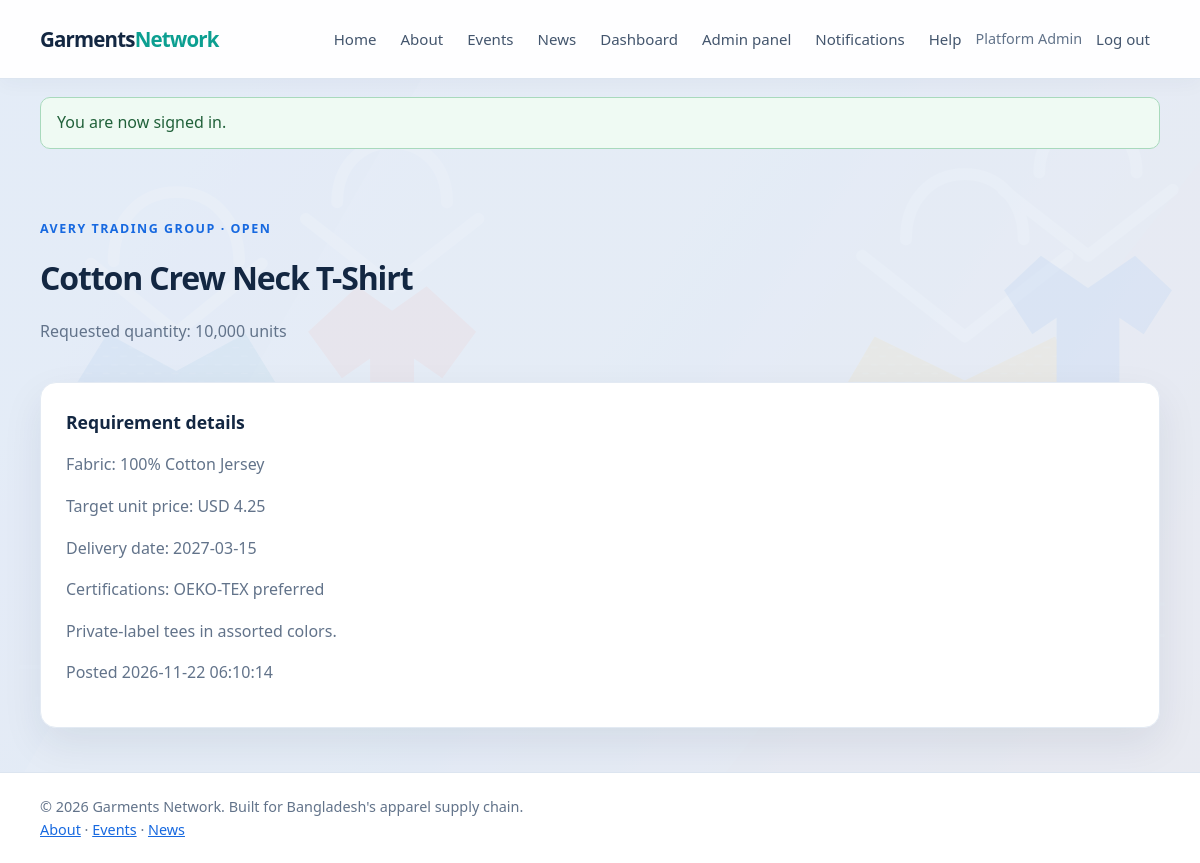
Page /requirements/view.php?id=1 (signed in) on the committed database.
### tables this page shows
CREATE TABLE users (
    id BIGINT UNSIGNED AUTO_INCREMENT PRIMARY KEY,
    role_id TINYINT UNSIGNED NOT NULL,
    name VARCHAR(120) NOT NULL,
    email VARCHAR(190) NOT NULL UNIQUE,
    password_hash VARCHAR(255) NOT NULL,
    status ENUM('active', 'suspended') NOT NULL DEFAULT 'active',
    created_at TIMESTAMP NOT NULL DEFAULT CURRENT_TIMESTAMP,
    updated_at TIMESTAMP NOT NULL DEFAULT CURRENT_TIMESTAMP ON UPDATE CURRENT_TIMESTAMP,
    CONSTRAINT fk_users_role FOREIGN KEY (role_id) REFERENCES roles(id),
    INDEX idx_users_role_status (role_id, status)
);

CREATE TABLE requirements (
    id BIGINT UNSIGNED AUTO_INCREMENT PRIMARY KEY,
    buyer_id BIGINT UNSIGNED NOT NULL,
    product_name VARCHAR(190) NOT NULL,
    quantity INT UNSIGNED NOT NULL,
    fabric VARCHAR(120) NULL,
    target_price DECIMAL(12,2) NULL,
    currency CHAR(3) NOT NULL DEFAULT 'USD',
    delivery_date DATE NULL,
    certification_needed VARCHAR(255) NULL,
    details TEXT NULL,
    status ENUM('draft', 'open', 'closed') NOT NULL DEFAULT 'open',
    created_at TIMESTAMP NOT NULL DEFAULT CURRENT_TIMESTAMP,
    CONSTRAINT fk_requirements_buyer FOREIGN KEY (buyer_id) REFERENCES users(id) ON DELETE CASCADE,
    INDEX idx_requirements_status_date (status, created_at),
    INDEX idx_requirements_buyer (buyer_id, created_at)
);

CREATE TABLE companies (
    id BIGINT UNSIGNED AUTO_INCREMENT PRIMARY KEY,
    owner_user_id BIGINT UNSIGNED NOT NULL UNIQUE,
    name VARCHAR(190) NOT NULL,
    description TEXT NULL,
    location VARCHAR(190) NOT NULL,
    website VARCHAR(255) NULL,
    phone VARCHAR(40) NULL,
    logo_path VARCHAR(255) NULL,
    cover_image_path VARCHAR(255) NULL,
    capacity_per_month INT UNSIGNED NULL,
    moq INT UNSIGNED NULL,
    lead_time_days SMALLINT UNSIGNED NULL,
    verification_status ENUM('unverified', 'pending', 'verified', 'rejected') NOT NULL DEFAULT 'unverified',
    verification_remarks TEXT NULL,
    created_at TIMESTAMP NOT NULL DEFAULT CURRENT_TIMESTAMP,
    updated_at TIMESTAMP NOT NULL DEFAULT CURRENT_TIMESTAMP ON UPDATE CURRENT_TIMESTAMP,
    CONSTRAINT fk_companies_owner FOREIGN KEY (owner_user_id) REFERENCES users(id) ON DELETE CASCADE,
    INDEX idx_companies_location (location),
    INDEX idx_companies_verification (verification_status)
);

### includes/functions.php (called while the page is built, shortened)
<?php
function e(?string $value): string
{
    return htmlspecialchars($value ?? '', ENT_QUOTES | ENT_SUBSTITUTE, 'UTF-8');
}
function app_url(string $path = ''): string
{
    $projectRoot = realpath(__DIR__ . DIRECTORY_SEPARATOR . '..');
    $base = '';
    $scriptFile = isset($_SERVER['SCRIPT_FILENAME']) ? realpath($_SERVER['SCRIPT_FILENAME']) : false;
    $scriptName = str_replace('\\', '/', (string) ($_SERVER['SCRIPT_NAME'] ?? ''));
    if ($projectRoot !== false && $scriptFile !== false) {
        $normalizedRoot = rtrim(str_replace('\\', '/', $projectRoot), '/');
        $normalizedScript = str_replace('\\', '/', $scriptFile);
        $rootPrefix = $normalizedRoot . '/';
        if (stripos($normalizedScript, $rootPrefix) === 0) {
            $relativeScript = substr($normalizedScript, strlen($rootPrefix));
            if ($relativeScript !== '' && strlen($scriptName) >= strlen($relativeScript)) {
                $scriptSuffix = substr($scriptName, -strlen($relativeScript));
                if (strcasecmp($scriptSuffix, $relativeScript) === 0) {
                    $base = rtrim(substr($scriptName, 0, -strlen($relativeScript)), '/');
                }
            }
        }
        if ($base === '') {
            $documentRoot = isset($_SERVER['DOCUMENT_ROOT']) ? realpath($_SERVER['DOCUMENT_ROOT']) : false;
            $normalizedDocumentRoot = $documentRoot === false
                ? ''
                : rtrim(str_replace('\\', '/', $documentRoot), '/');
            $normalizedProject = str_replace('\\', '/', $projectRoot);
        }
    }
    $path = ltrim($path, '/');
    return $base . ($path === '' ? '' : '/' . $path);
}
function take_flash(): ?array
{
    $flash = $_SESSION['flash'];
    return $flash;
}

### includes/auth.php (called while the page is built, shortened)
<?php
require_once __DIR__ . '/db.php';
require_once __DIR__ . '/functions.php';
function current_user(): ?array
{
    static $checked = false;
    static $cachedUser = null;
    if ($checked) {
        return $cachedUser;
    }
    $checked = true;
    $statement = db()->prepare(
        'SELECT users.id, users.name, users.email, users.status, roles.slug AS role
         FROM users INNER JOIN roles ON roles.id = users.role_id
         WHERE users.id = :user_id LIMIT 1'
    );
    $statement->execute(['user_id' => $_SESSION['user']['id']]);
    $user = $statement->fetch();
    unset($user['status']);
    $cachedUser = $user;
    return $cachedUser;
}

### includes/db.php (called while the page is built, shortened)
<?php
function db(): PDO
{
    static $connection = null;
    if ($connection instanceof PDO) {
        return $connection;
    }
    $host = getenv('DB_HOST') ?: '127.0.0.1';
    $database = getenv('DB_NAME') ?: 'garments_network';
    $username = getenv('DB_USER') ?: 'root';
    $password = getenv('DB_PASSWORD') ?: '';
    $charset = 'utf8mb4';
    $dsn = "mysql:host={$host};dbname={$database};charset={$charset}";
    $connection = new PDO($dsn, $username, $password, [
        PDO::ATTR_ERRMODE => PDO::ERRMODE_EXCEPTION,
        PDO::ATTR_DEFAULT_FETCH_MODE => PDO::FETCH_ASSOC,
        PDO::ATTR_EMULATE_PREPARES => false,
    ]);
    return $connection;
}

### includes/domain.php (called while the page is built, shortened)
<?php
require_once __DIR__ . '/auth.php';
function money_format_value($amount, string $currency): string
{
    return e($currency) . ' ' . number_format((float) $amount, 2);
}

### requirements/view.php (the view, shortened to what this page needs)
<?php
require_once __DIR__ . '/../includes/domain.php';
$requirementId = filter_var($_GET['id'] ?? null, FILTER_VALIDATE_INT);
$statement = db()->prepare(
    'SELECT requirements.*, users.name AS buyer_name, companies.name AS buyer_company
     FROM requirements
     INNER JOIN users ON users.id = requirements.buyer_id
     LEFT JOIN companies ON companies.owner_user_id = users.id
     WHERE requirements.id = :requirement_id LIMIT 1'
);
$statement->execute(['requirement_id' => $requirementId]);
$requirement = $statement->fetch();
$user = current_user();
require __DIR__ . '/../includes/header.php';
?>
<main class="container">
    <section class="page-heading">
        <p class="eyebrow"><?= e($requirement['buyer_company'] ?? $requirement['buyer_name']) ?> · <?= e(ucfirst($requirement['status'])) ?></p>
        <h1><?= e($requirement['product_name']) ?></h1>
        <p>Requested quantity: <?= number_format((int) $requirement['quantity']) ?> units</p>
    </section>
    <section class="card">
        <h2>Requirement details</h2>
        <p>Fabric: <?= e($requirement['fabric'] ?? 'Flexible') ?></p>
        <p>Target unit price: <?= e(money_format_value($requirement['target_price'], $requirement['currency'])) ?></p>
        <p>Delivery date: <?= e($requirement['delivery_date'] ?? 'To be confirmed') ?></p>
        <p>Certifications: <?= e($requirement['certification_needed'] ?? 'No specific certification requested') ?></p>
        <p><?= nl2br(e($requirement['details'] ?? 'No additional notes provided.')) ?></p>
        <p>Posted <?= e($requirement['created_at']) ?></p>
    </section>
</main>
<?php require __DIR__ . '/../includes/footer.php'; ?>

### includes/header.php (shortened to what this page needs)
<?php
require_once __DIR__ . '/auth.php';
$signedInUser = current_user();
$flashMessage = take_flash();
?>
<!doctype html>
<html lang="en">
<head>
    <link rel="stylesheet" href="<?= e(app_url('assets/css/style.css')) ?>">
</head>
<body>
<header class="site-header">
    <div class="container nav-wrap">
        <a class="brand" href="<?= e(app_url('index.php')) ?>">Garments<span>Network</span></a>
        <nav aria-label="Main navigation">
            <a href="<?= e(app_url('index.php')) ?>">Home</a>
            <a href="<?= e(app_url('about.php')) ?>">About</a>
            <a href="<?= e(app_url('events/index.php')) ?>">Events</a>
            <a href="<?= e(app_url('news/index.php')) ?>">News</a>
            <?php if ($signedInUser !== null): ?>
                <a href="<?= e(app_url('dashboard.php')) ?>">Dashboard</a>
                <?php if ($signedInUser['role'] === 'admin'): ?>
                    <a href="<?= e(app_url('admin/index.php')) ?>">Admin panel</a>
                <?php endif; ?>
                <?php
                $unreadStatement = db()->prepare('SELECT COUNT(*) FROM notifications WHERE user_id = :user_id AND read_at IS NULL');
                $unreadStatement->execute(['user_id' => $signedInUser['id']]);
                $unreadCount = (int) $unreadStatement->fetchColumn();
                ?>
                <a href="<?= e(app_url('notifications/index.php')) ?>">Notifications<?= $unreadCount > 0 ? ' (' . $unreadCount . ')' : '' ?></a>
                <a href="<?= e(app_url('complaints/index.php')) ?>">Help</a>
                <span class="nav-user"><?= e($signedInUser['name']) ?></span>
                <form class="nav-form" method="post" action="<?= e(app_url('auth/logout.php')) ?>">
                    <button class="link-button" type="submit">Log out</button>
                </form>
            <?php else: ?>
                <a href="<?= e(app_url('auth/login.php')) ?>">Log in</a>
                <a class="nav-cta" href="<?= e(app_url('auth/register.php')) ?>">Register</a>
            <?php endif; ?>
        </nav>
    </div>
</header>
<?php if ($flashMessage !== null): ?>
    <div class="container">
        <div class="alert alert-<?= e($flashMessage['type']) ?>" role="status"><?= e($flashMessage['message']) ?></div>
    </div>
<?php endif; ?>

### assets/css/style.css (style rules this page uses)
:root { color-scheme: light; --blue: #1769e0; --blue-dark: #104fae; --ink: #132742; --muted: #62738a; --border: #dce5f0; --surface: #ffffff; --background: #e8eef7; --teal: #0c9f91; --amber: #f2a900; --coral: #ef6b55; --shadow: 0 16px 40px rgba(19, 39, 66, .08); }
* { box-sizing: border-box; }
body { margin: 0; background: var(--background); color: var(--ink); font: 16px/1.6 "Segoe UI", Arial, sans-serif; }
a { color: var(--blue); }
.container { width: min(1120px, calc(100% - 40px)); margin: 0 auto; }
.site-header { background: var(--surface); border-bottom: 1px solid var(--border); }
.nav-wrap { min-height: 72px; display: flex; align-items: center; justify-content: space-between; gap: 20px; }
.brand { color: var(--ink); font-size: 1.15rem; font-weight: 800; text-decoration: none; }
.brand span { color: var(--blue); }
nav { display: flex; align-items: center; gap: 22px; }
nav a, .link-button { color: #344a63; text-decoration: none; font: inherit; }
.nav-user { color: var(--muted); font-size: .9rem; }
.nav-form { display: inline; margin: 0; }
.link-button { padding: 0; border: 0; background: none; cursor: pointer; }
.eyebrow { color: var(--blue); font-size: .78rem; font-weight: 800; letter-spacing: .12em; text-transform: uppercase; }
.card, .form-card { padding: 25px; border: 1px solid var(--border); border-radius: 10px; background: var(--surface); box-shadow: 0 8px 24px rgba(18, 53, 89, .04); }
.card h2 { margin-top: 0; font-size: 1.1rem; }
.card p, .page-heading p:not(.eyebrow) { color: var(--muted); }
.form-card h1, .page-heading h1 { margin: 4px 0 20px; font-size: 2rem; }
.alert { margin: 18px auto; padding: 12px 16px; border-radius: 6px; }
.alert-success { border: 1px solid #a8d9bc; background: #effaf3; color: #21613a; }
.page-heading { padding: 46px 0 22px; }
.page-heading h1 { margin-bottom: 4px; }
html { scroll-behavior: smooth; }
body { background: linear-gradient(rgba(232, 238, 247, .88), rgba(232, 238, 247, .88)), url("../images/fashion-background.svg") center top / cover fixed, var(--background); }
.site-header { position: relative; z-index: 2; background: rgba(255, 255, 255, .94); box-shadow: 0 4px 20px rgba(19, 39, 66, .04); }
.nav-wrap { min-height: 78px; }
.brand { font-size: 1.28rem; letter-spacing: -.04em; }
.brand span { color: var(--teal); }
nav { gap: 8px; }
nav a, .link-button { padding: 8px 10px; border-radius: 8px; color: #43556d; font-size: .94rem; transition: color .18s ease, background .18s ease; }
.nav-form .link-button { padding: 8px 10px; }
.card, .form-card { border-color: #e3eaf3; border-radius: 16px; box-shadow: var(--shadow); }
.page-heading { padding-top: 40px; }
.page-heading h1, .form-card h1 { letter-spacing: -.035em; }
.alert { border-radius: 10px; }
.nav-wrap { flex-wrap: wrap; }
.nav-wrap > nav { min-width: 0; flex: 1 1 650px; flex-wrap: wrap; justify-content: flex-end; gap: 4px; }
.nav-wrap nav a { white-space: nowrap; }
.nav-wrap .nav-user { max-width: 140px; overflow: hidden; text-overflow: ellipsis; white-space: nowrap; }
.nav-wrap .nav-form { flex: 0 0 auto; }
.nav-wrap .nav-form .link-button { white-space: nowrap; }

### rows in the picture
users: name "Platform Admin"
requirements: companies.name "AVERY TRADING GROUP", status "OPEN", product_name "Cotton Crew Neck T-Shirt", quantity "10,000", fabric "100% Cotton Jersey", target_price+currency "USD 4.25", delivery_date "2027-03-15", certification_needed "OEKO-TEX preferred", details "Private-label tees in assorted colors.", created_at "2026-11-22 06:10:14"

### other values in the picture
$flashMessage['message'] "You are now signed in."
